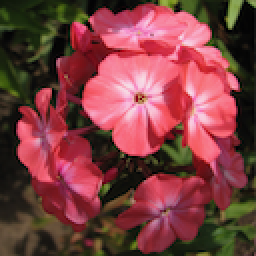
#> input picture dataset/0001.png, 128 x 128 px, found by its file name (shown 2 times larger)
$ python test.py
#> lines starting #> are read from the running program, lines starting #| are printed output that depends on the picture
from lib2to3.pygram import pattern_grammar
from turtle import bgcolor
from unittest import skip
import cv2
import os
import numpy as np

#convertir l'image en matrice ( niveau de gris )
def img_to_mat(image_path) :
    img=cv2.imread(image_path)
    img= cv2.cvtColor(img ,cv2.COLOR_BGR2GRAY)
    img=cv2.resize(img ,(128,128))
    mat=img.astype('float32')
    return mat

#matrice de cooccurence
def mat_to_comat(mat) :
    comat = np.zeros((256,256))
    for i in range (0 , 128) :
        for j in range (0 ,128):
            if i == 127 or j == 127 :
                skip
            elif mat[i][j] == mat[i+1][j+1]:
                comat[int(mat[i][j])][int(mat[i+1][j+1])] += 1
    return comat

#calculer l'uniformité
def descripteur_texture(comat):
    uniformite = 0
    for i in range ( 0 , 256) :
        for j in range ( 0 , 256) :
            uniformite += comat[i][j]**2
    return uniformite

#calculer la distance euclidienne
def distance_euclidienne(uniformite1,uniformite2) :
    return abs(uniformite1-uniformite2)


#indexer la dataset
#utliser le chemin de votre dataset (r"dataset_path")
def index() :
    dictionary_uniformite={}
    for image in os.listdir(r"C:\Users\hicha\Desktop\moteur_de_recherche\dataset") :
        mat = img_to_mat(r"C:\Users\hicha\Desktop\moteur_de_recherche\dataset" + "\\" + image)
        comat = mat_to_comat(mat)
        uniformite = descripteur_texture(comat)
        dictionary_uniformite[image]=int(uniformite)
        list = sorted(dictionary_uniformite.items() ,key=lambda x: x[1])
        fichier_data = open(r"C:\Users\hicha\Desktop\moteur_de_recherche\dataindexed.txt", "w")
        for tuple in list :
            fichier_data.write(tuple[0] + "\n")
            fichier_data.write(str(tuple[1]) + "\n")
        fichier_data.close
    return fichier_data

#Lire le fichier de la data indexé ... il faut préciser le path du fichier
def lire_dataindexed() :
    fichier_data = open(r"C:\Users\hicha\Desktop\moteur_de_recherche\dataindexed.txt", "r")
    lignes = []
    dictionary = {}
    for ligne in fichier_data :
        ligne = ligne.strip()
        lignes.append(ligne)
    for i in range(0 ,len(lignes)-1 , 2) :
        dictionary[lignes[i]] = int(lignes[i+1])
    fichier_data.close
    return dictionary

def resultat(path_image , nbr_resultat ):
    list = []
    resultat = []
    mat = img_to_mat(path_image)
#> in img_to_mat, img is the input picture: shape (128, 128, 3); mean B, G, R 64.3, 63.1, 124
#> in img_to_mat, `img= cv2.cvtColor(img ,cv2.COLOR_BGR2GRAY)`:
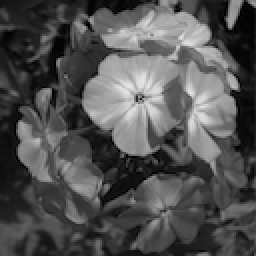
#> img: shape (128, 128) (shown 2 times larger); min 0, max 229, mean 81.4
    comat = mat_to_comat(mat)
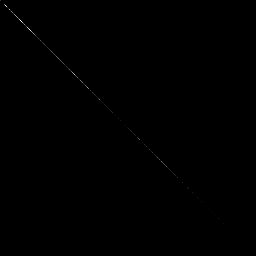
#> comat: shape (256, 256) float64; min 0, max 18, mean 0.0132; drawn with min black and max white
    uniformite = descripteur_texture(comat)
#> after the loop in descripteur_texture, `for i in range ( 0 , 256) :`: uniformite = 7084
#> uniformite = 7084
    dictionary = lire_dataindexed()
#> (reads dataindexed.txt from the repository)
    for key , value in dictionary.items() :
        dictionary[key]=distance_euclidienne(uniformite,value )
        list.append(distance_euclidienne(uniformite , value))
#> after the loop, dictionary = 210 items; list = 210 values, max 4571326 at index 209, min 0 at index 88, mean 61173.6
    list.sort()
    list = list [:nbr_resultat]
#> list = [0, 76, 248, 301]
    print (list)
#| [0.0, 76.0, 248.0, 301.0]
    for key , value in dictionary.items() :
        if value in list :
            print (value)
            resultat.append(key)
#> this loop made 210 passes
#> value on passes 1 to 3: 6081, 5733, 5641
#| 301.0
#| 76.0
#| 0.0
#| 248.0
#> after the loop, resultat = ['0109.png', '0203.png', '0001.png', '0164.png']
    return resultat

#Affichage des resultats dans une fenetre
def affichage_resultats(resultats , path_query) :
    query = cv2.imread(path_query)
    cv2.imshow( "source" , query )
    cv2.waitKey(0)
    for path in resultats :
        img =cv2.imread(r"C:\Users\hicha\Desktop\moteur_de_recherche\dataset" + "\\" + path)
        cv2.imshow( "resultat" , img )
        cv2.waitKey(0)
    return 0


path_query = r"C:\Users\hicha\Desktop\moteur_de_recherche\dataset\0001.png"
resultats = resultat(path_query ,4)
#> resultats = ['0109.png', '0203.png', '0001.png', '0164.png']
affichage_resultats(resultats , path_query)
